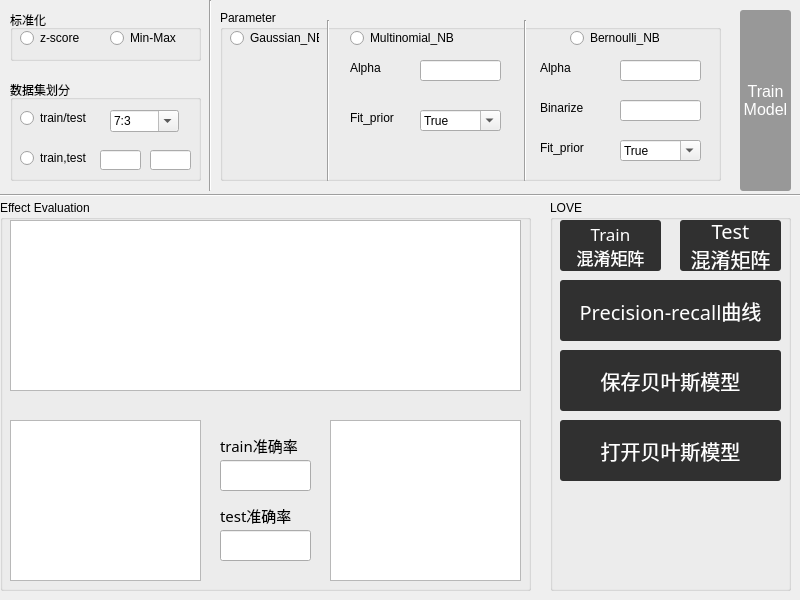
<?xml version="1.0" encoding="UTF-8"?>
<ui version="4.0">
 <class>Dialog</class>
 <widget class="QDialog" name="Dialog">
  <property name="geometry">
   <rect>
    <x>0</x>
    <y>0</y>
    <width>800</width>
    <height>600</height>
   </rect>
  </property>
  <property name="minimumSize">
   <size>
    <width>800</width>
    <height>600</height>
   </size>
  </property>
  <property name="maximumSize">
   <size>
    <width>800</width>
    <height>600</height>
   </size>
  </property>
  <property name="windowTitle">
   <string>DT Classifier</string>
  </property>
  <widget class="QPushButton" name="dt_action">
   <property name="geometry">
    <rect>
     <x>740</x>
     <y>10</y>
     <width>51</width>
     <height>181</height>
    </rect>
   </property>
   <property name="font">
    <font>
     <pointsize>12</pointsize>
    </font>
   </property>
   <property name="styleSheet">
    <string notr="true">QPushButton { background-color:rgb(152, 152, 152); border-radius: 3px; color: rgb(255, 255, 255); } QPushButton:hover { background-color:rgb(91, 91, 136)}</string>
   </property>
   <property name="text">
    <string>Train
Model</string>
   </property>
  </widget>
  <widget class="Line" name="line">
   <property name="geometry">
    <rect>
     <x>0</x>
     <y>180</y>
     <width>801</width>
     <height>31</height>
    </rect>
   </property>
   <property name="orientation">
    <enum>Qt::Horizontal</enum>
   </property>
  </widget>
  <widget class="QGroupBox" name="groupBox_3">
   <property name="geometry">
    <rect>
     <x>10</x>
     <y>10</y>
     <width>191</width>
     <height>51</height>
    </rect>
   </property>
   <property name="title">
    <string>标准化</string>
   </property>
   <widget class="QRadioButton" name="s_radio_2">
    <property name="geometry">
     <rect>
      <x>100</x>
      <y>20</y>
      <width>89</width>
      <height>16</height>
     </rect>
    </property>
    <property name="text">
     <string>Min-Max</string>
    </property>
   </widget>
   <widget class="QRadioButton" name="s_radio_1">
    <property name="geometry">
     <rect>
      <x>10</x>
      <y>20</y>
      <width>89</width>
      <height>16</height>
     </rect>
    </property>
    <property name="text">
     <string>z-score</string>
    </property>
   </widget>
  </widget>
  <widget class="QGroupBox" name="groupBox_4">
   <property name="geometry">
    <rect>
     <x>10</x>
     <y>80</y>
     <width>191</width>
     <height>101</height>
    </rect>
   </property>
   <property name="title">
    <string>数据集划分</string>
   </property>
   <widget class="QRadioButton" name="d_radio_2">
    <property name="geometry">
     <rect>
      <x>10</x>
      <y>70</y>
      <width>81</width>
      <height>16</height>
     </rect>
    </property>
    <property name="text">
     <string>train,test</string>
    </property>
   </widget>
   <widget class="QRadioButton" name="d_radio_1">
    <property name="geometry">
     <rect>
      <x>10</x>
      <y>30</y>
      <width>89</width>
      <height>16</height>
     </rect>
    </property>
    <property name="text">
     <string>train/test</string>
    </property>
   </widget>
   <widget class="QLineEdit" name="train">
    <property name="geometry">
     <rect>
      <x>90</x>
      <y>70</y>
      <width>41</width>
      <height>20</height>
     </rect>
    </property>
   </widget>
   <widget class="QLineEdit" name="test">
    <property name="geometry">
     <rect>
      <x>140</x>
      <y>70</y>
      <width>41</width>
      <height>20</height>
     </rect>
    </property>
   </widget>
   <widget class="QComboBox" name="tt_box">
    <property name="geometry">
     <rect>
      <x>100</x>
      <y>30</y>
      <width>69</width>
      <height>22</height>
     </rect>
    </property>
    <property name="styleSheet">
     <string notr="true">QPushButton { background-color:rgb(152, 152, 152); border-radius: 3px; color: rgb(255, 255, 255); } QPushButton:hover { background-color:rgb(91, 91, 136)}</string>
    </property>
    <property name="editable">
     <bool>true</bool>
    </property>
    <item>
     <property name="text">
      <string>7:3</string>
     </property>
    </item>
    <item>
     <property name="text">
      <string>9:1</string>
     </property>
    </item>
    <item>
     <property name="text">
      <string>8:2</string>
     </property>
    </item>
    <item>
     <property name="text">
      <string>6:4</string>
     </property>
    </item>
    <item>
     <property name="text">
      <string>5:5</string>
     </property>
    </item>
   </widget>
  </widget>
  <widget class="Line" name="line_2">
   <property name="geometry">
    <rect>
     <x>200</x>
     <y>0</y>
     <width>20</width>
     <height>191</height>
    </rect>
   </property>
   <property name="font">
    <font>
     <pointsize>13</pointsize>
     <weight>50</weight>
     <bold>false</bold>
    </font>
   </property>
   <property name="lineWidth">
    <number>1</number>
   </property>
   <property name="orientation">
    <enum>Qt::Vertical</enum>
   </property>
  </widget>
  <widget class="QGroupBox" name="groupBox_2">
   <property name="geometry">
    <rect>
     <x>550</x>
     <y>200</y>
     <width>241</width>
     <height>391</height>
    </rect>
   </property>
   <property name="title">
    <string>LOVE</string>
   </property>
   <widget class="QPushButton" name="mm_Button02">
    <property name="geometry">
     <rect>
      <x>130</x>
      <y>20</y>
      <width>101</width>
      <height>51</height>
     </rect>
    </property>
    <property name="font">
     <font>
      <family>幼圆</family>
      <pointsize>15</pointsize>
     </font>
    </property>
    <property name="styleSheet">
     <string notr="true">QPushButton { background-color:rgb(48, 48, 48); border-radius: 3px; color: rgb(255, 255, 255); } QPushButton:hover { background-color:rgb(91, 91, 136)}</string>
    </property>
    <property name="text">
     <string>Test
混淆矩阵</string>
    </property>
   </widget>
   <widget class="QPushButton" name="roc_Button">
    <property name="geometry">
     <rect>
      <x>10</x>
      <y>80</y>
      <width>221</width>
      <height>61</height>
     </rect>
    </property>
    <property name="font">
     <font>
      <family>幼圆</family>
      <pointsize>15</pointsize>
     </font>
    </property>
    <property name="styleSheet">
     <string notr="true">QPushButton { background-color:rgb(48, 48, 48); border-radius: 3px; color: rgb(255, 255, 255); } QPushButton:hover { background-color:rgb(91, 91, 136)}</string>
    </property>
    <property name="text">
     <string>Precision-recall曲线</string>
    </property>
   </widget>
   <widget class="QPushButton" name="mm_Button01">
    <property name="geometry">
     <rect>
      <x>10</x>
      <y>20</y>
      <width>101</width>
      <height>51</height>
     </rect>
    </property>
    <property name="font">
     <font>
      <family>幼圆</family>
      <pointsize>13</pointsize>
     </font>
    </property>
    <property name="styleSheet">
     <string notr="true">QPushButton { background-color:rgb(48, 48, 48); border-radius: 3px; color: rgb(255, 255, 255); } QPushButton:hover { background-color:rgb(91, 91, 136)}</string>
    </property>
    <property name="text">
     <string>Train
混淆矩阵</string>
    </property>
   </widget>
   <widget class="QPushButton" name="save_button">
    <property name="geometry">
     <rect>
      <x>10</x>
      <y>150</y>
      <width>221</width>
      <height>61</height>
     </rect>
    </property>
    <property name="font">
     <font>
      <family>幼圆</family>
      <pointsize>15</pointsize>
     </font>
    </property>
    <property name="styleSheet">
     <string notr="true">QPushButton { background-color:rgb(48, 48, 48); border-radius: 3px; color: rgb(255, 255, 255); } QPushButton:hover { background-color:rgb(91, 91, 136)}</string>
    </property>
    <property name="text">
     <string>保存贝叶斯模型</string>
    </property>
   </widget>
   <widget class="QPushButton" name="open_button">
    <property name="geometry">
     <rect>
      <x>10</x>
      <y>220</y>
      <width>221</width>
      <height>61</height>
     </rect>
    </property>
    <property name="font">
     <font>
      <family>幼圆</family>
      <pointsize>15</pointsize>
     </font>
    </property>
    <property name="styleSheet">
     <string notr="true">QPushButton { background-color:rgb(48, 48, 48); border-radius: 3px; color: rgb(255, 255, 255); } QPushButton:hover { background-color:rgb(91, 91, 136)}</string>
    </property>
    <property name="text">
     <string>打开贝叶斯模型</string>
    </property>
   </widget>
  </widget>
  <widget class="QGroupBox" name="groupBox">
   <property name="geometry">
    <rect>
     <x>0</x>
     <y>200</y>
     <width>531</width>
     <height>391</height>
    </rect>
   </property>
   <property name="title">
    <string>Effect Evaluation</string>
   </property>
   <widget class="QTableWidget" name="dtable01">
    <property name="geometry">
     <rect>
      <x>10</x>
      <y>20</y>
      <width>511</width>
      <height>171</height>
     </rect>
    </property>
   </widget>
   <widget class="QTableWidget" name="dtable02">
    <property name="geometry">
     <rect>
      <x>10</x>
      <y>220</y>
      <width>191</width>
      <height>161</height>
     </rect>
    </property>
   </widget>
   <widget class="QTableWidget" name="dtable03">
    <property name="geometry">
     <rect>
      <x>330</x>
      <y>220</y>
      <width>191</width>
      <height>161</height>
     </rect>
    </property>
   </widget>
   <widget class="QLabel" name="label_2">
    <property name="geometry">
     <rect>
      <x>220</x>
      <y>230</y>
      <width>91</width>
      <height>31</height>
     </rect>
    </property>
    <property name="font">
     <font>
      <family>幼圆</family>
      <pointsize>11</pointsize>
     </font>
    </property>
    <property name="text">
     <string>train准确率</string>
    </property>
   </widget>
   <widget class="QLabel" name="label_3">
    <property name="geometry">
     <rect>
      <x>220</x>
      <y>300</y>
      <width>91</width>
      <height>31</height>
     </rect>
    </property>
    <property name="font">
     <font>
      <family>幼圆</family>
      <pointsize>11</pointsize>
     </font>
    </property>
    <property name="text">
     <string>test准确率</string>
    </property>
   </widget>
   <widget class="QLineEdit" name="train_e">
    <property name="geometry">
     <rect>
      <x>220</x>
      <y>260</y>
      <width>91</width>
      <height>31</height>
     </rect>
    </property>
   </widget>
   <widget class="QLineEdit" name="test_e">
    <property name="geometry">
     <rect>
      <x>220</x>
      <y>330</y>
      <width>91</width>
      <height>31</height>
     </rect>
    </property>
   </widget>
  </widget>
  <widget class="QGroupBox" name="groupBox_6">
   <property name="geometry">
    <rect>
     <x>220</x>
     <y>10</y>
     <width>501</width>
     <height>171</height>
    </rect>
   </property>
   <property name="title">
    <string>Parameter</string>
   </property>
   <widget class="QComboBox" name="mfp_box">
    <property name="geometry">
     <rect>
      <x>200</x>
      <y>100</y>
      <width>81</width>
      <height>21</height>
     </rect>
    </property>
    <property name="styleSheet">
     <string notr="true">QPushButton { background-color:rgb(152, 152, 152); border-radius: 3px; color: rgb(255, 255, 255); } QPushButton:hover { background-color:rgb(91, 91, 136)}</string>
    </property>
    <property name="editable">
     <bool>true</bool>
    </property>
    <item>
     <property name="text">
      <string>True</string>
     </property>
    </item>
    <item>
     <property name="text">
      <string>False</string>
     </property>
    </item>
   </widget>
   <widget class="QLineEdit" name="mal_edit">
    <property name="geometry">
     <rect>
      <x>200</x>
      <y>50</y>
      <width>81</width>
      <height>21</height>
     </rect>
    </property>
   </widget>
   <widget class="QRadioButton" name="radioButton">
    <property name="geometry">
     <rect>
      <x>10</x>
      <y>20</y>
      <width>89</width>
      <height>16</height>
     </rect>
    </property>
    <property name="text">
     <string>Gaussian_NB</string>
    </property>
   </widget>
   <widget class="QRadioButton" name="radioButton_2">
    <property name="geometry">
     <rect>
      <x>130</x>
      <y>20</y>
      <width>111</width>
      <height>16</height>
     </rect>
    </property>
    <property name="text">
     <string>Multinomial_NB</string>
    </property>
   </widget>
   <widget class="QRadioButton" name="radioButton_3">
    <property name="geometry">
     <rect>
      <x>350</x>
      <y>20</y>
      <width>89</width>
      <height>16</height>
     </rect>
    </property>
    <property name="text">
     <string>Bernoulli_NB</string>
    </property>
   </widget>
   <widget class="QLabel" name="label">
    <property name="geometry">
     <rect>
      <x>130</x>
      <y>50</y>
      <width>54</width>
      <height>16</height>
     </rect>
    </property>
    <property name="text">
     <string>Alpha</string>
    </property>
   </widget>
   <widget class="QLabel" name="label_4">
    <property name="geometry">
     <rect>
      <x>130</x>
      <y>100</y>
      <width>54</width>
      <height>16</height>
     </rect>
    </property>
    <property name="text">
     <string>Fit_prior</string>
    </property>
   </widget>
   <widget class="QLabel" name="label_6">
    <property name="geometry">
     <rect>
      <x>320</x>
      <y>50</y>
      <width>54</width>
      <height>16</height>
     </rect>
    </property>
    <property name="text">
     <string>Alpha</string>
    </property>
   </widget>
   <widget class="QLineEdit" name="bal_edit">
    <property name="geometry">
     <rect>
      <x>400</x>
      <y>50</y>
      <width>81</width>
      <height>21</height>
     </rect>
    </property>
   </widget>
   <widget class="QLabel" name="label_7">
    <property name="geometry">
     <rect>
      <x>320</x>
      <y>90</y>
      <width>54</width>
      <height>16</height>
     </rect>
    </property>
    <property name="text">
     <string>Binarize</string>
    </property>
   </widget>
   <widget class="QLabel" name="label_8">
    <property name="geometry">
     <rect>
      <x>320</x>
      <y>130</y>
      <width>54</width>
      <height>16</height>
     </rect>
    </property>
    <property name="text">
     <string>Fit_prior</string>
    </property>
   </widget>
   <widget class="QComboBox" name="bfp_box">
    <property name="geometry">
     <rect>
      <x>400</x>
      <y>130</y>
      <width>81</width>
      <height>21</height>
     </rect>
    </property>
    <property name="styleSheet">
     <string notr="true">QPushButton { background-color:rgb(152, 152, 152); border-radius: 3px; color: rgb(255, 255, 255); } QPushButton:hover { background-color:rgb(91, 91, 136)}</string>
    </property>
    <property name="editable">
     <bool>true</bool>
    </property>
    <item>
     <property name="text">
      <string>True</string>
     </property>
    </item>
    <item>
     <property name="text">
      <string>False</string>
     </property>
    </item>
   </widget>
   <widget class="QLineEdit" name="bi_edit">
    <property name="geometry">
     <rect>
      <x>400</x>
      <y>90</y>
      <width>81</width>
      <height>21</height>
     </rect>
    </property>
   </widget>
   <widget class="Line" name="line_3">
    <property name="geometry">
     <rect>
      <x>93</x>
      <y>10</y>
      <width>31</width>
      <height>161</height>
     </rect>
    </property>
    <property name="orientation">
     <enum>Qt::Vertical</enum>
    </property>
   </widget>
   <widget class="Line" name="line_4">
    <property name="geometry">
     <rect>
      <x>290</x>
      <y>10</y>
      <width>31</width>
      <height>161</height>
     </rect>
    </property>
    <property name="orientation">
     <enum>Qt::Vertical</enum>
    </property>
   </widget>
  </widget>
 </widget>
 <resources/>
 <connections/>
</ui>
